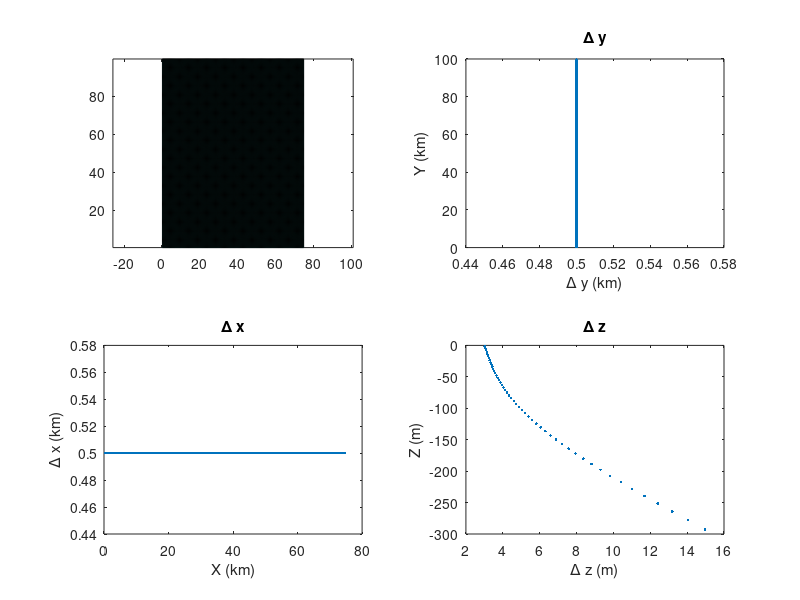

MATLAB code to generate this figure: (Note: this script raises an error after producing the figure.)
%function gendata
%  This function generates initial condition files for the mitgcm.
% if init_vel=1, then the front problem is used
% if init_vel=0, then resting (other than small symmetry-breaking
% random noise) initial conditions are used.

%
% FLAGS FOR IC
%%%%%%%%%%%%%%%%%%%%%%%%%%
% These flags set the initial conditions to use
%IC = 'FK08'; % Single front in center of domain, following Fox-Kemper et al. 2008a
% IC = 'UNIF'; % Uniform frontal region
%IC = 'T08'; % Following Thomas and Ferrari 2008
IC = 'T08MOD'; % Modified with a tanh vertical decay of front.

% Size of domain
nx=150;
ny = 200;
nz=50;
init_vel=1;
dxspacing=500;
dyspacing=dxspacing;
Lx=dxspacing*nx;
Ly=dyspacing*ny;

fprintf(' nx= %i , ny= %i , nz= %i ; dx=%6.1f , dy=%6.1f\n', ...
          nx,ny,nz,dxspacing,dxspacing)

%-- Params
g=9.81;
tAlpha=-2e-4;
TtoB = -g*tAlpha;
f0=1e-4;
rho=1035;
day=24*60^2;
prec='real*8';
ieee='b';

H=300;            %Max depth

fprintf(' Lx=%6.1f , Ly=%6.1f , H=%6.1f\n',Lx,Ly,H);

%-- Grid: x
dx=ones(1,nx);                                  % uniform resolution
dx=dx*Lx/sum(dx); 
xf=cumsum([0 dx]); % Face x points
xc=(xf(1:end-1)+xf(2:end))/2; % Centered x points

%-- Grid: y
dy=ones(1,ny);                                  % uniform resolution
dy=dy*Ly/sum(dy); 
yf=cumsum([0 dy]);  % Face y-points
yc=(yf(1:end-1)+yf(2:end))/2;  %Centered y-points
L=yc(end)-yc(1);	% this takes into account the wall of topography!!!

%-- Grid: z
dh=H/nz*ones(1,nz);
zf=-round(cumsum([0 dh])/1)*1;   % Face z points
% Uncomment this stuff for stretched grid
nzs= linspace(-1,0, nz+1);
thetas = 4;
C = (1-cosh(thetas.*nzs))./(cosh(thetas)-1) ; 
hc = 300;
zf = fliplr(H*(hc*nzs + H*C)./(hc+H));
dh=-diff(zf);
zc=(zf(1:end-1)+zf(2:end))/2;  % centered z points
plot(dh, zc, '-x');
nz=length(dh);
H=sum(dh);

[XT,YT,ZT]=ndgrid(xc,yc,zc); % This is the centered, temperature grid.
[XU,YU,ZU]=ndgrid(xf,yc,zc); % This is the U grid.
[XV,YV,ZV]=ndgrid(xc,yf,zc); % This is the V grid.
[XW,YW,ZW]=ndgrid(xc,yc,zf); % This is the W grid.
[XB,YB]=ndgrid(xc,yc); % This is the Bathymetry grid.

% Stratification Params
Dml=150;             % Mixed-layer Depth
D=Dml;

y0=yc(round(length(yc)/2));     % centered location of Front

% FRONTAL PARAMATERS
Ns = (64*f0).^2;
Ns_ML =(4*f0).^2;
Pr = nx*dxspacing*f0./sqrt(Ns)

Lf = 10000; % Half-Width of Front

% HORIZONTAL GRADIENT OPTIONS
% ==============================================================
% ==============================================================
  Ms = -(6*f0).^2; fstring='6f';
% Ms = -(3*f0).^2;
 Ms = -(1*f0).^2; fstring ='1f';
 Ms = -(2*f0).^2; fstring = '2f';
%   Ms = -(4*f0).^2; fstring='4f';
% Ms = -(1.5*f0).^2;
dtdy = Ms./(9.81*2e-4);
deltatheta = dtdy.*Lf*2
MaxgradB = deltatheta*TtoB./(2*Lf) % Consistency check

T0=15; % Background temperature -not of dynamical signficance
dthetadz=-Ns/g/tAlpha;
dthetadz_ML = -Ns_ML/g/tAlpha;

fprintf(' Ms=%15.6e , Ns=%15.6e , T0= %6.3f\n',Ms,Ns,T0);
fprintf(' deltaRho=%15.6e , dthetadz=%15.6e\n',deltatheta*1035*tAlpha,dthetadz);

%MLI Scales (Fox-Kemper et al. 2008a)
Us = Ms*Dml./f0;
Ri = Ns_ML.*f0^2./Ms.^2;
% Ri = Ms.^2;
Ls = 2*pi*Us./f0*sqrt((1+Ri)/(5/2))
Lsmin = 2*pi*Us./f0*sqrt(2/5) % Minimum length scale of fastest growing MLI
ts = sqrt(54/4)*sqrt(1+Ri)/f0/3600 % in hours

%-- Bathymetry
% Bathymetry is on Xc, Yc
hh=ones(size(XB));
% if ~ strcmp(IC, 'T08')
% hh(:,end)=0*hh(:,end);
% end
hh=-H*hh;

figure(1); clf
subplot(221)
pcolor(XB/1e3,YB/1e3,hh)
axis equal

subplot(223)
plot(xc/1e3,dx/1e3,'.'); xlabel('X (km)');ylabel('\Delta x (km)')
title('\Delta x')

subplot(222)
plot(dy/1e3,yc/1e3,'.'); ylabel('Y (km)');xlabel('\Delta y (km)')
title('\Delta y')

subplot(224)
plot(dh,zc,'.'); ylabel('Z (m)');xlabel('\Delta z (m)')
title('\Delta z')

fid=fopen('topo_sl.bin','w',ieee); fwrite(fid,hh,prec); fclose(fid);

% Initial Temp Profile
figure(2); clf

% theta=T0+dthetadz*(ZT-ZT(1,1,end))+deltatheta*tanh((YT-y0)/Lf)/2;
theta = NaN(nx, ny, nz);
% Impose a strong initial and restoring mixed layer to Dml
iml = find(ZT(1,1,:) > -Dml, 1, 'last');

switch IC
    case 'FK08'
        theta(:,:,1:iml) = T0+dthetadz_ML*(ZT(:,:,1:iml)-ZT(1,1,iml))+deltatheta*tanh(2*(YT(:,:,1:iml)-y0)/Lf)/2;
        theta(:,:,iml+1:end) = T0+dthetadz*(ZT(:,:,iml+1:end)-ZT(1,1,iml))+deltatheta*tanh(2*(YT(:,:,iml+1:end)-y0)/Lf)/2;
        % Velocity
        dthetady = deltatheta*sech(2*(YT-y0)/Lf).^2/(Lf);
        uinit = g*tAlpha/f0*dthetady.*permute(repmat(zc-zc(end), [nx 1 ny]), [1 3 2]);
    case 'UNIF'
        Mst = Ms/g/tAlpha;
        theta(:,:,1:iml) = T0+dthetadz_ML*(ZT(:,:,1:iml)-ZT(1,1,iml))+Mst.*YT(:,:,1:iml);
        theta(:,:,iml+1:end) = T0+dthetadz*(ZT(:,:,iml+1:end)-ZT(1,1,iml))+Mst.*YT(:,:,iml+1:end);
        % Velocity
        dthetady = Mst;
        uinit = g*tAlpha/f0*dthetady.*permute(repmat(zc-zc(end), [nx 1 ny]), [1 3 2]);
     case 'T08' 
         clear uinit
        ystructure = NaN(ny,1);
        ly = ceil(ny/2);
        Ly = (ny)*dyspacing;
        ystructure(1:ly+1) = 0.5.*(1-tanh(yc(1:ly+1)./Lf) + tanh( (yc(1:ly+1) - Ly./2)./Lf));
        ysright = 0.5.*(tanh( (yc(ly+1:end)-Ly./2)./Lf) - tanh( (yc(ly+1:end)-Ly)./Lf) - 1);
        ystructure(ly+1:end) = ysright-(ysright(1)-ystructure(ly+1));
        ystructfull = repmat(permute(repmat(ystructure, [1 nx]), [2 1]), [1 1 nz]);

        ystructfull(:,:,iml+1:end) = 0;

        theta(:,:,1:iml) = deltatheta.*ystructfull(:,:,1:iml) + dthetadz_ML.*(ZT(:,:,1:iml)-ZT(1,1,iml)) + T0;
        minT = min(min(min(theta(:,:,1:iml))));
        theta(:,:,iml+1:end) = deltatheta.*ystructfull(:,:,iml+1:end) + dthetadz.*(ZT(:,:,iml+1:end)-ZT(1,1,iml+1)) + minT;
        meanGradB = nanmean(gradient(squeeze(theta(1,:,1).*TtoB), dyspacing));
        ystrucyfull = gradient(ystructfull, dyspacing);
        
        for i=1:nx
            for j=1:ny
                uinit(i,j,:) = flipud(cumtrapz(fliplr(zc), flipud(squeeze(g*tAlpha./f0*deltatheta*ystrucyfull(i,j,:)))));
            end
        end
        
        dens=theta*rho*tAlpha+rho;
        densvi = trapz(zc, squeeze(dens), 3);
        etainit = -densvi./squeeze(dens(:,:,1));
      
        etainit = etainit-etainit(1);
%         etainit = etainit.*g.*squeeze(dens(:,:,1));%This converts to pressure...But ETAN in diagnostics is actually in m???
     case 'T08MOD' 
        clear uinit
        ystructure = NaN(ny,1);
        ly = ceil(ny/2);
        Ly = (ny)*dyspacing;
        ystructure(1:ly+1) = 0.5.*(1-tanh(yc(1:ly+1)./Lf) + tanh( (yc(1:ly+1) - Ly./2)./Lf));
        ysright = 0.5.*(tanh( (yc(ly+1:end)-Ly./2)./Lf) - tanh( (yc(ly+1:end)-Ly)./Lf) - 1);
        ystructure(ly+1:end) = ysright-(ysright(1)-ystructure(ly+1));
        ystructure = ystructure - 0.5;
        ystructfull = repmat(permute(repmat(ystructure, [1 nx]), [2 1]), [1 1 nz]);
        dv = 0.15*Dml;
        vstruct = (tanh((ZT+1.5*Dml)./dv)+1)/2;
%         vstruct = exp( (ZT+Dml)/30);
%         vstruct(ZT>-Dml) = 1;
%         vstruct = 1;
        ystructfull = ystructfull.*vstruct;
        theta(:,:,1:iml) = deltatheta.*ystructfull(:,:,1:iml) + dthetadz_ML.*(ZT(:,:,1:iml)-ZT(1,1,iml)) + T0;
%         minT = min(min(min(theta(:,:,1:iml))));
        minT = T0;
        
        theta(:,:,iml+1:end) = deltatheta.*ystructfull(:,:,iml+1:end) + dthetadz.*(ZT(:,:,iml+1:end)-ZT(1,1,iml+1)) + minT;
        theta(:,:,end-1) = theta(:,:,end); %N^2 at bottom should be zero for zero heat flux.
        meanGradB = nanmean(gradient(squeeze(theta(1,:,1).*TtoB), dyspacing));
        ystrucyfull = gradient(ystructfull, dyspacing);
        
        for i=1:nx
            for j=1:ny
                uinit(i,j,:) = flipud(cumtrapz(fliplr(zc), flipud(squeeze(g*tAlpha./f0*deltatheta*ystrucyfull(i,j,:)))));
            end
        end
        
        dens=theta*rho*tAlpha+rho;
        densvi = trapz(zc, squeeze(dens), 3);
        etainit = -densvi./squeeze(dens(:,:,1));
      
        etainit = etainit-etainit(1);
end

fprintf('      Z    , Theta: j=1 ,  j=end\n');

subplot(3,2,1)
[h,c]=contourf(squeeze(YT(1,:,:))/1e3,squeeze(ZT(1,:,:)),squeeze(theta(1,:,:)), 20);
axis([(yc(round(length(yc)/2))-1.5*Lf)/1e3 (yc(round(length(yc)/2))+1.5*Lf)/1e3 -Dml 0])
colorbar
title('Potl Temp')
xlabel('y (km)');ylabel('z (m)')

subplot(3,2,2)
[h,c]=contourf(squeeze(YT(1,:,:))/1e3,squeeze(ZT(1,:,:)),squeeze(theta(1,:,:)));
colorbar
title('Potl Temp')
xlabel('y (km)');ylabel('z (m)')


subplot(3,2,3)
dens=theta*rho*tAlpha+rho;
[h,c]=contour(squeeze(YT(1,:,:))/1e3,squeeze(ZT(1,:,:)),squeeze(dens(1,:,:)));
title('Density')
xlabel('y (km)');ylabel('z (m)')
axis([(yc(round(length(yc)/2))-1.5*Lf)/1e3 (yc(round(length(yc)/2))+1.5*Lf)/1e3 -Dml 0])


%Spice
subplot(3,2,5)
% dens=theta*rho*tAlpha+rho;
[h,c]=contour(squeeze(YT(1,:,1:end-1))/1e3,squeeze(ZT(1,:,1:end-1)),squeeze(diff(dens(1,:,:), 1, 3)));
title('Density')
xlabel('y (km)');ylabel('z (m)')
% axis([(yc(round(length(yc)/2))-1.5*Lf)/1e3 (yc(round(length(yc)/2))+1.5*Lf)/1e3 -Dml 0])
set(gca, 'clim', [-1 1].*0.03);
colorbar

subplot(3,2,4)
[h,c]=contour(squeeze(YT(1,:,:))/1e3,squeeze(ZT(1,:,:)),squeeze(dens(1,:,:)));
title('Density')
xlabel('y (km)');ylabel('z (m)')

subplot(3,2,6)
plot(YB(1,:)/1e3,hh(1,:))
[h,c]=contour(squeeze(YT(1,:,:))/1e3,squeeze(ZT(1,:,:)),squeeze(uinit(1,:,:)));
title('U Initial')
xlabel('y (km)');ylabel('value')
colorbar

%-- Perturb Initial temperature
pert=rand(size(theta(:,:,1)));
pert=1e-3*(pert-0.5);
for i=1:length(theta(1,1,:))
  theta(:,:,i)=theta(:,:,i)+pert;
end

%%%%%% NAME FILES HERE
fid=fopen(strcat('thetaInitial_', fstring, '.bin'),'w',ieee); fwrite(fid,theta,prec); fclose(fid);
fid=fopen(strcat('uInitial_',fstring,'.bin'),'w',ieee); fwrite(fid,uinit,prec); fclose(fid);
fid=fopen(strcat('etaInitial_',fstring,'.bin'),'w',ieee); fwrite(fid,etainit,prec); fclose(fid);


% Generate forcing
% Flux
% Q=zeros([1, size(XB)]);
% Q(:,:,:) = 200;

Q=zeros( size(XB));

Q(:,:) = 025;
fid=fopen('Qnet025.forcing','w',ieee); fwrite(fid,Q,prec); fclose(fid);

Q(:,:) = 200;
fid=fopen('Qnet200.forcing','w',ieee); fwrite(fid,Q,prec); fclose(fid);

Q(:,:) = 100;
fid=fopen('Qnet100.forcing','w',ieee); fwrite(fid,Q,prec); fclose(fid);

Q(:,:) = 50;
fid=fopen('Qnet50.forcing','w',ieee); fwrite(fid,Q,prec); fclose(fid);

delR = dh;
fid=fopen('DelR.bin','w',ieee); fwrite(fid,delR,prec); fclose(fid);



%%
% Evaluate all scalings
%Ratio of surf buoyancy flux to eddy flux:
B0 = TtoB*50./(1035*3994);
disp(['B0/<w''b''>:  ', num2str(B0*f0./(0.06*MaxgradB.^2.*Dml.^2))]);
disp(['Jf/Jd:        ', num2str(0.06.*(B0*Dml).^(1/3).*MaxgradB.^2.*Dml/(f0.^2.*B0))]);
disp(['Jf/Jd^E:      ', num2str((B0*Dml).^(1/3)./(f0*Dml))]);

%% CURRENT LW ONLY
% Make time varying Q
times = 1:121;
Qinit = 100;
amp = 225*2*pi./365; %Linearization of seasonal cycle from Kelly Dong 2013.

% plot(times, Qinit-amp*times)

Qperiodic = NaN(121,1);
ttime= 5;
Qperiodic(1:ttime) = Qinit;
Qperiodic(ttime+1:end) = Qinit - amp*(times(ttime+1:end)-times(ttime));
Qperiodic(end) = Qinit; %need this because t=0 interpolates between end and first.
% plot(times, Qperiodic);
[nx, ny] = size(XB);
QP = permute(repmat(Qperiodic, [1 nx ny]), [2 3 1]);
fid=fopen('QPeriodic.forcing','w',ieee); fwrite(fid,QP,prec); fclose(fid);

%% NEW INCLUDING SW

times = 1:121;
Qinit =100;
amp = 300/100; %Linearization of seasonal cycle from Kelly Dong 2013.

% plot(times, Qinit-amp*times)

Qperiodic = NaN(121,1);
ttime= 1;
Qperiodic(1:ttime) = Qinit;
Qperiodic(ttime+1:end) = Qinit - amp*(times(ttime+1:end)-times(ttime));
Qperiodic(end) = Qinit; %need this because t=0 interpolates between end and first.
% plot(times, Qperiodic);

QP = permute(repmat(Qperiodic, [1 nx ny]), [2 3 1]);
fid=fopen('QPeriodic.forcing','w',ieee); fwrite(fid,QP,prec); fclose(fid);

QC = -50.*ones(size(QP));
fid=fopen('Qconstant.forcing','w',ieee); fwrite(fid,QC,prec); fclose(fid);

Qsw = -120;
amp = -200./100
QSWP = (Qsw + amp*(times(1:end))).';
QSWP(end) = QSWP(1);
QSWP = permute(repmat(QSWP, [1 nx ny]), [2 3 1]);

fid=fopen('QSW.forcing','w',ieee); fwrite(fid,QSWP,prec); fclose(fid);

plot(squeeze(QP(1,1,:)-QSWP(1,1,:)));
hold on
plot(squeeze(QSWP(1,1,:)));
plot(squeeze(QP(1,1,:)), 'LineWidth', 2);
hold off



%%
cl = [-1.5 1.5];
figure
contour(yc./1000, zc, squeeze(theta(1,:,:)).',10,'k');
hold on
contour(yc./1000, zc, squeeze(uinit(1,:,:)./(abs(Us))).',12, 'LineWidth', 2);
hold off
set(gca, 'clim', cl);
cb = colorbar;
set(get(cb, 'ylabel'), 'String', '$\frac{u_o}{U}$','Rotation', 0, 'Interpreter', 'Latex', 'FontSize', 24)
set(cb, 'Ticks', cl(1):0.5:cl(end))
hold on
plot(yc(1)./1000.*ones(size(zc)), zc, '>', 'MarkerSize', 4, 'MarkerEdgeColor', 'k', 'MarkerFaceColor', 'k')
hold off
xlabel('y (km)');
ylabel('z (m)');
set(gca, 'FontSize', 16);
set(gcf, 'Color', 'w', 'Position', [ 675   473   748   501]);
